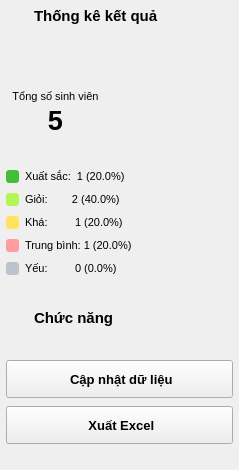
             <widget class="QWidget" name="summaryBottom">
              <layout class="QGridLayout" name="summaryBottomLayout" rowstretch="3,2">
               <property name="leftMargin">
                <number>0</number>
               </property>
               <property name="topMargin">
                <number>0</number>
               </property>
               <property name="rightMargin">
                <number>0</number>
               </property>
               <property name="bottomMargin">
                <number>0</number>
               </property>
               <property name="spacing">
                <number>12</number>
               </property>
               <item row="0" column="0">
                <widget class="QFrame" name="statisticsCard">
                 <property name="minimumSize">
                  <size>
                   <width>220</width>
                   <height>290</height>
                  </size>
                 </property>
                 <layout class="QVBoxLayout" name="statisticsCardLayout">
                  <property name="leftMargin">
                   <number>0</number>
                  </property>
                  <property name="topMargin">
                   <number>0</number>
                  </property>
                  <property name="rightMargin">
                   <number>0</number>
                  </property>
                  <property name="bottomMargin">
                   <number>0</number>
                  </property>
                  <property name="spacing">
                   <number>0</number>
                  </property>
                  <item>
                   <widget class="QFrame" name="statisticsCardHeader">
                    <layout class="QHBoxLayout" name="statisticsCardHeaderLayout">
                     <property name="leftMargin">
                      <number>6</number>
                     </property>
                     <property name="topMargin">
                      <number>6</number>
                     </property>
                     <property name="rightMargin">
                      <number>6</number>
                     </property>
                     <property name="bottomMargin">
                      <number>6</number>
                     </property>
                     <property name="spacing">
                      <number>8</number>
                     </property>
                     <item>
                      <widget class="QLabel" name="statisticsCardIcon">
                       <property name="text">
                        <string />
                       </property>
                       <property name="font">
                        <font>
                         <family>Segoe UI</family>
                         <pointsize>9</pointsize>
                         <bold>false</bold>
                        </font>
                       </property>
                       <property name="pixmap">
                        <pixmap>:/icons/pie.svg</pixmap>
                       </property>
                       <property name="scaledContents">
                        <bool>true</bool>
                       </property>
                       <property name="minimumSize">
                        <size>
                         <width>20</width>
                         <height>20</height>
                        </size>
                       </property>
                       <property name="maximumSize">
                        <size>
                         <width>20</width>
                         <height>20</height>
                        </size>
                       </property>
                      </widget>
                     </item>
                     <item>
                      <widget class="QLabel" name="statisticsCardTitle">
                       <property name="text">
                        <string>Thống kê kết quả</string>
                       </property>
                       <property name="font">
                        <font>
                         <family>Segoe UI</family>
                         <pointsize>11</pointsize>
                         <bold>true</bold>
                        </font>
                       </property>
                      </widget>
                     </item>
                    </layout>
                   </widget>
                  </item>
                  <item>
                   <widget class="QWidget" name="statisticsCardBody">
                    <layout class="QVBoxLayout" name="statisticsCardBodyLayout">
                     <property name="leftMargin">
                      <number>6</number>
                     </property>
                     <property name="topMargin">
                      <number>6</number>
                     </property>
                     <property name="rightMargin">
                      <number>6</number>
                     </property>
                     <property name="bottomMargin">
                      <number>6</number>
                     </property>
                     <property name="spacing">
                      <number>8</number>
                     </property>
                     <item>
                      <widget class="QWidget" name="statisticsBody">
                       <layout class="QGridLayout" name="statisticsBodyLayout">
                        <property name="leftMargin">
                         <number>0</number>
                        </property>
                        <property name="topMargin">
                         <number>0</number>
                        </property>
                        <property name="rightMargin">
                         <number>0</number>
                        </property>
                        <property name="bottomMargin">
                         <number>0</number>
                        </property>
                        <property name="spacing">
                         <number>8</number>
                        </property>
                        <item row="0" column="0">
                         <widget class="QFrame" name="totalStudentsCard">
                          <property name="minimumSize">
                           <size>
                            <width>92</width>
                            <height>104</height>
                           </size>
                          </property>
                          <property name="maximumSize">
                           <size>
                            <width>108</width>
                            <height>120</height>
                           </size>
                          </property>
                          <layout class="QVBoxLayout" name="totalStudentsLayout">
                           <property name="leftMargin">
                            <number>6</number>
                           </property>
                           <property name="topMargin">
                            <number>6</number>
                           </property>
                           <property name="rightMargin">
                            <number>6</number>
                           </property>
                           <property name="bottomMargin">
                            <number>6</number>
                           </property>
                           <property name="spacing">
                            <number>2</number>
                           </property>
                           <item>
                            <spacer name="totalStudentsTopSpacer">
                             <property name="orientation">
                              <enum>Qt::Vertical</enum>
                             </property>
                             <property name="sizeHint">
                              <size>
                               <width>10</width>
                               <height>8</height>
                              </size>
                             </property>
                            </spacer>
                           </item>
                           <item alignment="Qt::AlignHCenter">
                            <widget class="QLabel" name="totalStudentsIcon">
                             <property name="text">
                              <string />
                             </property>
                             <property name="font">
                              <font>
                               <family>Segoe UI</family>
                               <pointsize>9</pointsize>
                               <bold>false</bold>
                              </font>
                             </property>
                             <property name="pixmap">
                              <pixmap>:/icons/person_green.svg</pixmap>
                             </property>
                             <property name="scaledContents">
                              <bool>true</bool>
                             </property>
                             <property name="minimumSize">
                              <size>
                               <width>28</width>
                               <height>28</height>
                              </size>
                             </property>
                             <property name="maximumSize">
                              <size>
                               <width>28</width>
                               <height>28</height>
                              </size>
                             </property>
                            </widget>
                           </item>
                           <item>
                            <widget class="QLabel" name="totalStudentsCaption">
                             <property name="text">
                              <string>Tổng số sinh viên</string>
                             </property>
                             <property name="font">
                              <font>
                               <family>Segoe UI</family>
                               <pointsize>8</pointsize>
                               <bold>false</bold>
                              </font>
                             </property>
                             <property name="alignment">
                              <set>Qt::AlignCenter</set>
                             </property>
                            </widget>
                           </item>
                           <item>
                            <widget class="QLabel" name="totalStudentsLabel">
                             <property name="text">
                              <string>5</string>
                             </property>
                             <property name="font">
                              <font>
                               <family>Segoe UI</family>
                               <pointsize>20</pointsize>
                               <bold>true</bold>
                              </font>
                             </property>
                             <property name="alignment">
                              <set>Qt::AlignCenter</set>
                             </property>
                            </widget>
                           </item>
                           <item>
                            <spacer name="totalStudentsBottomSpacer">
                             <property name="orientation">
                              <enum>Qt::Vertical</enum>
                             </property>
                             <property name="sizeHint">
                              <size>
                               <width>10</width>
                               <height>8</height>
                              </size>
                             </property>
                            </spacer>
                           </item>
                          </layout>
                         </widget>
                        </item>
                        <item row="1" column="0" colspan="2">
                         <widget class="QWidget" name="resultsLegend">
                          <layout class="QGridLayout" name="resultsLegendLayout">
                           <property name="leftMargin">
                            <number>0</number>
                           </property>
                           <property name="topMargin">
                            <number>0</number>
                           </property>
                           <property name="rightMargin">
                            <number>0</number>
                           </property>
                           <property name="bottomMargin">
                            <number>0</number>
                           </property>
                           <property name="spacing">
                            <number>6</number>
                           </property>
                           <item row="0" column="0">
                            <widget class="QLabel" name="excellentSwatch">
                             <property name="text">
                              <string />
                             </property>
                             <property name="font">
                              <font>
                               <family>Segoe UI</family>
                               <pointsize>9</pointsize>
                               <bold>false</bold>
                              </font>
                             </property>
                             <property name="minimumSize">
                              <size>
                               <width>13</width>
                               <height>13</height>
                              </size>
                             </property>
                             <property name="maximumSize">
                              <size>
                               <width>13</width>
                               <height>13</height>
                              </size>
                             </property>
                             <property name="styleSheet">
                              <string>background: #42bf35; border-radius: 3px;</string>
                             </property>
                            </widget>
                           </item>
                           <item row="0" column="1">
                            <widget class="QLabel" name="excellentLegendLabel">
                             <property name="text">
                              <string>Xuất sắc:  1 (20.0%)</string>
                             </property>
                             <property name="font">
                              <font>
                               <family>Segoe UI</family>
                               <pointsize>8</pointsize>
                               <bold>false</bold>
                              </font>
                             </property>
                            </widget>
                           </item>
                           <item row="1" column="0">
                            <widget class="QLabel" name="goodSwatch">
                             <property name="text">
                              <string />
                             </property>
                             <property name="font">
                              <font>
                               <family>Segoe UI</family>
                               <pointsize>9</pointsize>
                               <bold>false</bold>
                              </font>
                             </property>
                             <property name="minimumSize">
                              <size>
                               <width>13</width>
                               <height>13</height>
                              </size>
                             </property>
                             <property name="maximumSize">
                              <size>
                               <width>13</width>
                               <height>13</height>
                              </size>
                             </property>
                             <property name="styleSheet">
                              <string>background: #b3f658; border-radius: 3px;</string>
                             </property>
                            </widget>
                           </item>
                           <item row="1" column="1">
                            <widget class="QLabel" name="goodLegendLabel">
                             <property name="text">
                              <string>Giỏi:        2 (40.0%)</string>
                             </property>
                             <property name="font">
                              <font>
                               <family>Segoe UI</family>
                               <pointsize>8</pointsize>
                               <bold>false</bold>
                              </font>
                             </property>
                            </widget>
                           </item>
                           <item row="2" column="0">
                            <widget class="QLabel" name="fairSwatch">
                             <property name="text">
                              <string />
                             </property>
                             <property name="font">
                              <font>
                               <family>Segoe UI</family>
                               <pointsize>9</pointsize>
                               <bold>false</bold>
                              </font>
                             </property>
                             <property name="minimumSize">
                              <size>
                               <width>13</width>
                               <height>13</height>
                              </size>
                             </property>
                             <property name="maximumSize">
                              <size>
                               <width>13</width>
                               <height>13</height>
                              </size>
                             </property>
                             <property name="styleSheet">
                              <string>background: #ffe35e; border-radius: 3px;</string>
                             </property>
                            </widget>
                           </item>
                           <item row="2" column="1">
                            <widget class="QLabel" name="fairLegendLabel">
                             <property name="text">
                              <string>Khá:         1 (20.0%)</string>
                             </property>
                             <property name="font">
                              <font>
                               <family>Segoe UI</family>
                               <pointsize>8</pointsize>
                               <bold>false</bold>
                              </font>
                             </property>
                            </widget>
                           </item>
                           <item row="3" column="0">
                            <widget class="QLabel" name="averageSwatch">
                             <property name="text">
                              <string />
                             </property>
                             <property name="font">
                              <font>
                               <family>Segoe UI</family>
                               <pointsize>9</pointsize>
                               <bold>false</bold>
                              </font>
                             </property>
                             <property name="minimumSize">
                              <size>
                               <width>13</width>
                               <height>13</height>
                              </size>
                             </property>
                             <property name="maximumSize">
                              <size>
                               <width>13</width>
                               <height>13</height>
                              </size>
                             </property>
                             <property name="styleSheet">
                              <string>background: #ff9c9f; border-radius: 3px;</string>
                             </property>
                            </widget>
                           </item>
                           <item row="3" column="1">
                            <widget class="QLabel" name="averageLegendLabel">
                             <property name="text">
                              <string>Trung bình: 1 (20.0%)</string>
                             </property>
                             <property name="font">
                              <font>
                               <family>Segoe UI</family>
                               <pointsize>8</pointsize>
                               <bold>false</bold>
                              </font>
                             </property>
                            </widget>
                           </item>
                           <item row="4" column="0">
                            <widget class="QLabel" name="weakSwatch">
                             <property name="text">
                              <string />
                             </property>
                             <property name="font">
                              <font>
                               <family>Segoe UI</family>
                               <pointsize>9</pointsize>
                               <bold>false</bold>
                              </font>
                             </property>
                             <property name="minimumSize">
                              <size>
                               <width>13</width>
                               <height>13</height>
                              </size>
                             </property>
                             <property name="maximumSize">
                              <size>
                               <width>13</width>
                               <height>13</height>
                              </size>
                             </property>
                             <property name="styleSheet">
                              <string>background: #bbc3cc; border-radius: 3px;</string>
                             </property>
                            </widget>
                           </item>
                           <item row="4" column="1">
                            <widget class="QLabel" name="weakLegendLabel">
                             <property name="text">
                              <string>Yếu:         0 (0.0%)</string>
                             </property>
                             <property name="font">
                              <font>
                               <family>Segoe UI</family>
                               <pointsize>8</pointsize>
                               <bold>false</bold>
                              </font>
                             </property>
                            </widget>
                           </item>
                          </layout>
                         </widget>
                        </item>
                        <item row="0" column="1">
                         <widget class="QLabel" name="resultsChart">
                          <property name="text">
                           <string />
                          </property>
                          <property name="font">
                           <font>
                            <family>Segoe UI</family>
                            <pointsize>9</pointsize>
                            <bold>false</bold>
                           </font>
                          </property>
                          <property name="pixmap">
                           <pixmap>:/icons/results_donut.svg</pixmap>
                          </property>
                          <property name="scaledContents">
                           <bool>true</bool>
                          </property>
                          <property name="minimumSize">
                           <size>
                            <width>120</width>
                            <height>120</height>
                           </size>
                          </property>
                          <property name="maximumSize">
                           <size>
                            <width>120</width>
                            <height>120</height>
                           </size>
                          </property>
                         </widget>
                        </item>
                       </layout>
                      </widget>
                     </item>
                    </layout>
                   </widget>
                  </item>
                 </layout>
                </widget>
               </item>
               <item row="1" column="0">
                <widget class="QFrame" name="summaryActionsCard">
                 <property name="minimumSize">
                  <size>
                   <width>188</width>
                   <height>168</height>
                  </size>
                 </property>
                 <layout class="QVBoxLayout" name="summaryActionsCardLayout">
                  <property name="leftMargin">
                   <number>0</number>
                  </property>
                  <property name="topMargin">
                   <number>0</number>
                  </property>
                  <property name="rightMargin">
                   <number>0</number>
                  </property>
                  <property name="bottomMargin">
                   <number>0</number>
                  </property>
                  <property name="spacing">
                   <number>0</number>
                  </property>
                  <item>
                   <widget class="QFrame" name="summaryActionsCardHeader">
                    <layout class="QHBoxLayout" name="summaryActionsCardHeaderLayout">
                     <property name="leftMargin">
                      <number>6</number>
                     </property>
                     <property name="topMargin">
                      <number>6</number>
                     </property>
                     <property name="rightMargin">
                      <number>6</number>
                     </property>
                     <property name="bottomMargin">
                      <number>6</number>
                     </property>
                     <property name="spacing">
                      <number>8</number>
                     </property>
                     <item>
                      <widget class="QLabel" name="summaryActionsCardIcon">
                       <property name="text">
                        <string />
                       </property>
                       <property name="font">
                        <font>
                         <family>Segoe UI</family>
                         <pointsize>9</pointsize>
                         <bold>false</bold>
                        </font>
                       </property>
                       <property name="pixmap">
                        <pixmap>:/icons/gear.svg</pixmap>
                       </property>
                       <property name="scaledContents">
                        <bool>true</bool>
                       </property>
                       <property name="minimumSize">
                        <size>
                         <width>20</width>
                         <height>20</height>
                        </size>
                       </property>
                       <property name="maximumSize">
                        <size>
                         <width>20</width>
                         <height>20</height>
                        </size>
                       </property>
                      </widget>
                     </item>
                     <item>
                      <widget class="QLabel" name="summaryActionsCardTitle">
                       <property name="text">
                        <string>Chức năng</string>
                       </property>
                       <property name="font">
                        <font>
                         <family>Segoe UI</family>
                         <pointsize>11</pointsize>
                         <bold>true</bold>
                        </font>
                       </property>
                      </widget>
                     </item>
                    </layout>
                   </widget>
                  </item>
                  <item>
                   <widget class="QWidget" name="summaryActionsCardBody">
                    <layout class="QVBoxLayout" name="summaryActionsCardBodyLayout">
                     <property name="leftMargin">
                      <number>6</number>
                     </property>
                     <property name="topMargin">
                      <number>6</number>
                     </property>
                     <property name="rightMargin">
                      <number>6</number>
                     </property>
                     <property name="bottomMargin">
                      <number>6</number>
                     </property>
                     <property name="spacing">
                      <number>8</number>
                     </property>
                     <item>
                      <spacer name="summaryActionsTopSpacer">
                       <property name="orientation">
                        <enum>Qt::Vertical</enum>
                       </property>
                       <property name="sizeHint">
                        <size>
                         <width>10</width>
                         <height>8</height>
                        </size>
                       </property>
                      </spacer>
                     </item>
                     <item>
                      <widget class="QPushButton" name="summaryRefreshButton">
                       <property name="text">
                        <string> Cập nhật dữ liệu</string>
                       </property>
                       <property name="font">
                        <font>
                         <family>Segoe UI</family>
                         <pointsize>10</pointsize>
                         <bold>true</bold>
                        </font>
                       </property>
                       <property name="icon">
                        <iconset resource="resources.qrc">
                         <normaloff>:/icons/refresh.svg</normaloff>
                        </iconset>
                       </property>
                       <property name="iconSize">
                        <size>
                         <width>24</width>
                         <height>24</height>
                        </size>
                       </property>
                       <property name="minimumSize">
                        <size>
                         <width>0</width>
                         <height>38</height>
                        </size>
                       </property>
                       <property name="cursor">
                        <cursorShape>PointingHandCursor</cursorShape>
                       </property>
                      </widget>
                     </item>
                     <item>
                      <widget class="QPushButton" name="summaryExportButton">
                       <property name="text">
                        <string> Xuất Excel</string>
                       </property>
                       <property name="font">
                        <font>
                         <family>Segoe UI</family>
                         <pointsize>10</pointsize>
                         <bold>true</bold>
                        </font>
                       </property>
                       <property name="icon">
                        <iconset resource="resources.qrc">
                         <normaloff>:/icons/excel.svg</normaloff>
                        </iconset>
                       </property>
                       <property name="iconSize">
                        <size>
                         <width>24</width>
                         <height>24</height>
                        </size>
                       </property>
                       <property name="minimumSize">
                        <size>
                         <width>0</width>
                         <height>38</height>
                        </size>
                       </property>
                       <property name="cursor">
                        <cursorShape>PointingHandCursor</cursorShape>
                       </property>
                      </widget>
                     </item>
                     <item>
                      <spacer name="summaryActionsBottomSpacer">
                       <property name="orientation">
                        <enum>Qt::Vertical</enum>
                       </property>
                       <property name="sizeHint">
                        <size>
                         <width>10</width>
                         <height>8</height>
                        </size>
                       </property>
                      </spacer>
                     </item>
                    </layout>
                   </widget>
                  </item>
                 </layout>
                </widget>
               </item>
              </layout>
             </widget>
